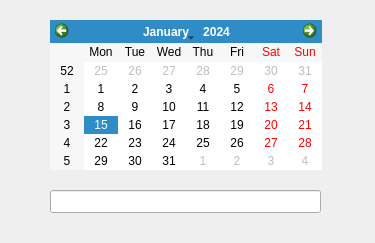
<?xml version="1.0" encoding="UTF-8"?>
<ui version="4.0">
 <class>Calendar</class>
 <widget class="QWidget" name="Calendar">
  <property name="geometry">
   <rect>
    <x>0</x>
    <y>0</y>
    <width>375</width>
    <height>243</height>
   </rect>
  </property>
  <property name="windowTitle">
   <string>Form</string>
  </property>
  <widget class="QCalendarWidget" name="calendarWidget">
   <property name="geometry">
    <rect>
     <x>50</x>
     <y>20</y>
     <width>272</width>
     <height>150</height>
    </rect>
   </property>
  </widget>
  <widget class="QLineEdit" name="lineEdit">
   <property name="geometry">
    <rect>
     <x>50</x>
     <y>190</y>
     <width>271</width>
     <height>23</height>
    </rect>
   </property>
  </widget>
 </widget>
 <resources/>
 <connections/>
</ui>
